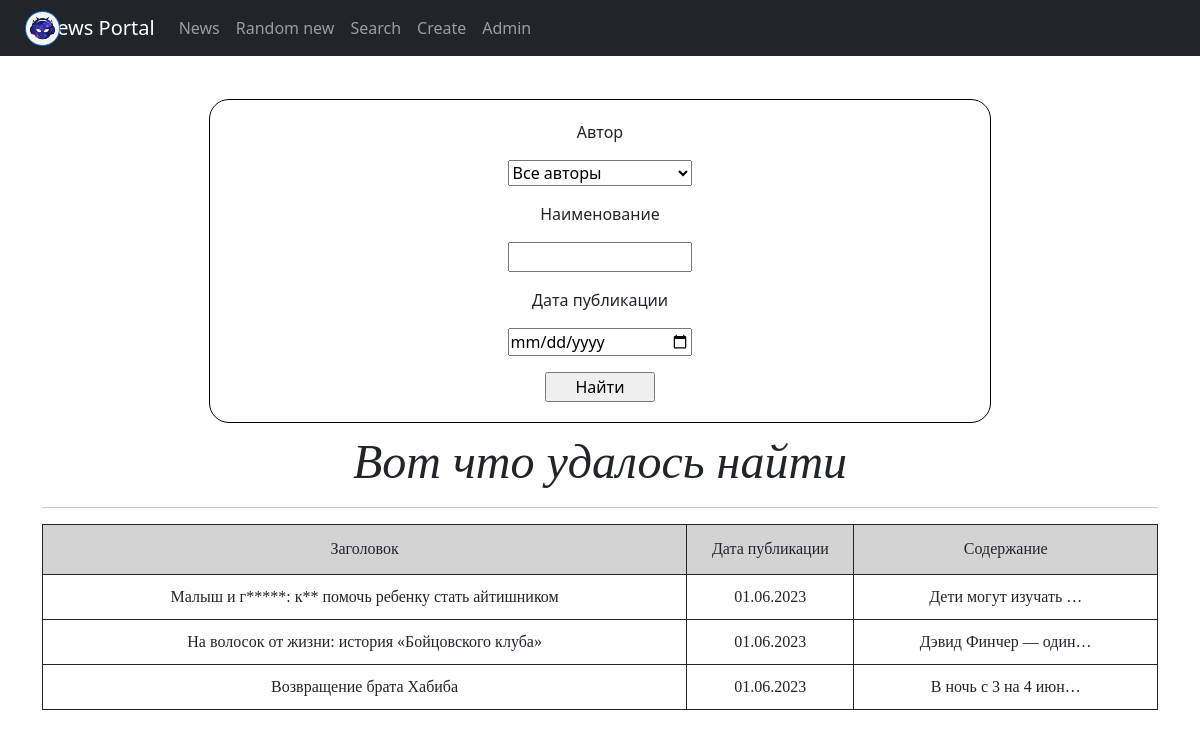
The page /news/search/ on the database as committed earlier.
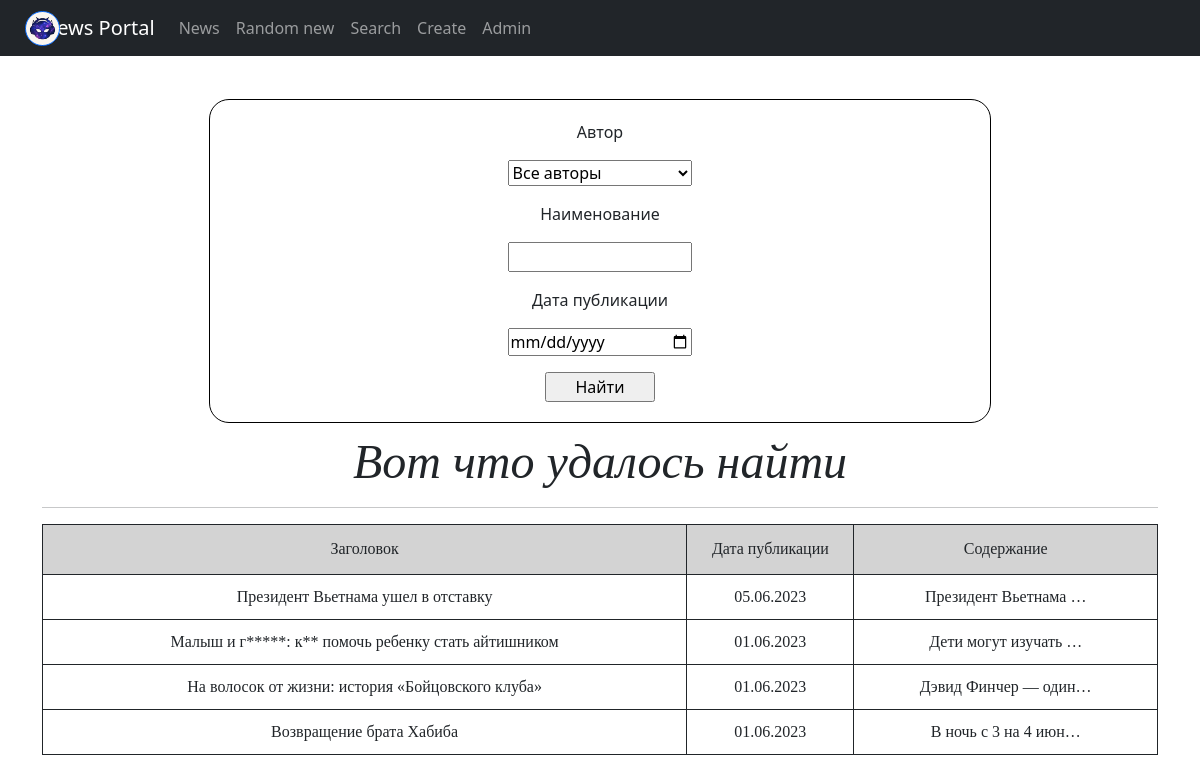
The same page on the database as committed later.
### news/models.py (models this page shows, shortened)
class Post(models.Model):
    news = 'NE'
    article = 'AR'
    name = models.CharField(max_length=255)
    type = models.CharField(max_length=2, choices=TYPE_OF_NEW, default=news)
    datetime_in = models.DateTimeField(auto_now_add=True)
    content = models.TextField()
    category = models.ManyToManyField('Category', through='PostCategories')
    author = models.ForeignKey('Author', on_delete=models.CASCADE, related_name='author')
    rating = models.IntegerField(default=0)

### news/views.py (the view)
# urls.py: path('search/', PostSearch.as_view(), name='post_search'),
class PostSearch(ListView):
    model = Post
    template_name = 'search.html'
    context_object_name = 'news'
    ordering = '-datetime_in'
    def get_queryset(self):
        queryset = super().get_queryset()
        self.filterset = PostFilter(self.request.GET, queryset)
        return self.filterset.qs
    def get_context_data(self, **kwargs):
        context = super().get_context_data(**kwargs)
        context['filterset'] = self.filterset
        return context

### news/models.py (called while the page is built)
    def __str__(self):
        return self.user.username

### news/templatetags/custom_filters.py (called while the page is built)
@register.filter()
def censor(value, censor_words=CENSOR_WORDS, symbols=SYMBOLS):
    if isinstance(value, str):
        for i in value.split():
            count = 0
            if not i.isalnum():
                for j in symbols:
                    if j in i:
                        count += 1
            if i[:len(i) - count].lower() in censor_words:
                value = value.replace(i[:len(i) - count], i[0] + '*' * (len(i) - 1 - count))
    else:
        try:
            raise AttributeError
        except AttributeError:
            print("AttributeError")
    return value

### news/templatetags/custom_tags.py (called while the page is built)
@register.simple_tag()
def random_new_id():
    return randint(1, len(Post.objects.all()))

### templates/search.html (shortened to what this page needs)
{% extends 'flatpages/default.html' %}
{% load static %}
{% load custom_filters %}
{% block content %}
<link rel="stylesheet" type='text/css' href="{% static 'css/search-styles.css' %}">
<section>
    <form action="" method="get">
        {% for i in filterset.form %}
        <div class="filter-block">
            <p class="label">{{ i.label }}</p>
            <p class="filter-field">{{ i }}</p>
        </div>
        {% endfor %}
        <input class="search-button" type="submit" value="Найти" />
    </form>
</section>
<h1>Вот что удалось найти</h1>
<hr>
{% if news %}
	<table>
		<tr class="table-head">
			<td>Заголовок</td>
			<td class="date-time-collumn">Дата публикации</td>
			<td>Содержание</td>
		</tr>
		{% for i in news %}
		<tr>
			<td>{{ i.name|censor }}</td>
			<td>{{ i.datetime_in|date:'d.m.Y' }}</td>
			<td>{{ i.content|truncatechars:20 }}</td>
		</tr>
		{% endfor %}
	</table>
{% else %}
	<h2>Новостной портал пуст!</h2>
{% endif %}
{% endblock content %}

Rows that differ between the two databases and show on the page:
added Post: name|censor "Президент Вьетнама ушел в отставку", datetime_in "05.06.2023", content "Президент Вьетнама …"
